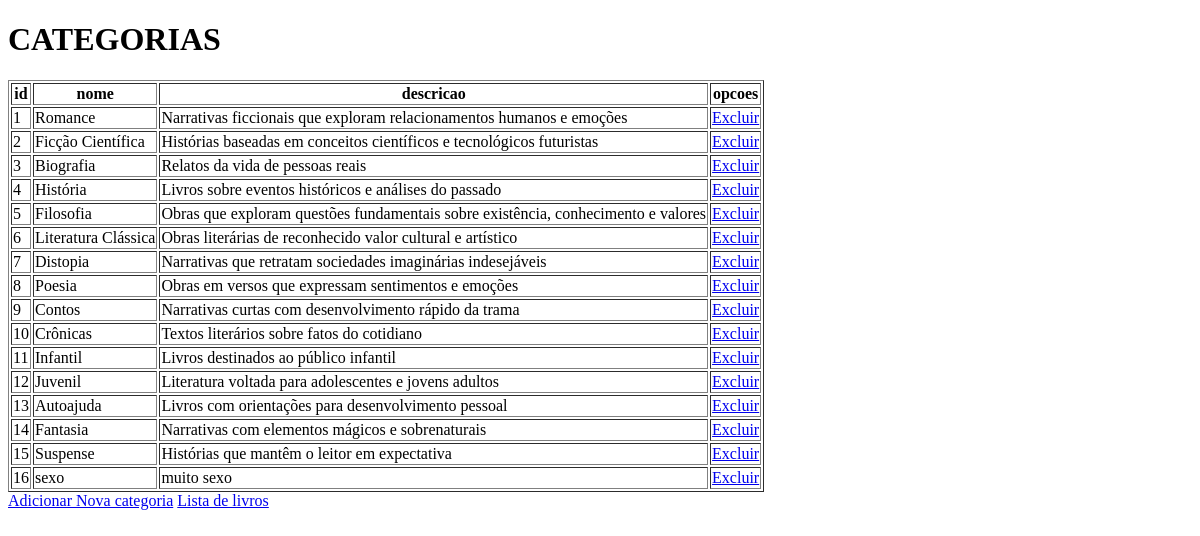
Page /livros/lista_categoria/ on the earlier database version.
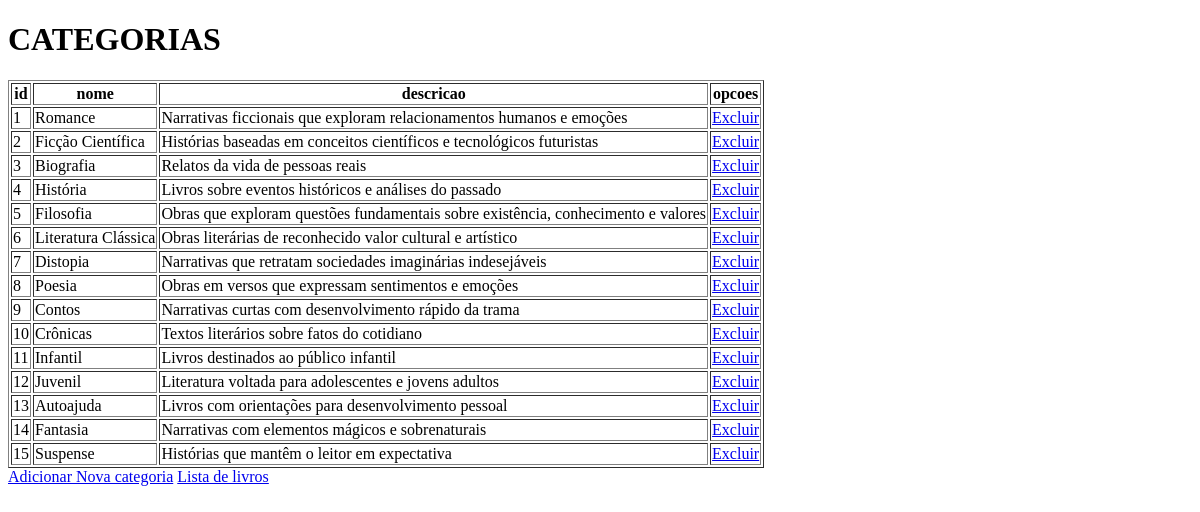
Same page on the later database version.
### livros/models.py (models this page shows, shortened)
class Categorias(models.Model):
    id_categoria = models.AutoField(primary_key=True)
    nome_categoria = models.TextField(unique=True)  # Nome único
    descricao = models.TextField(blank=True, null=True)  # Descrição opcional
    class Meta:
        managed = False
        db_table = 'categorias'

### livros/views.py (the view)
# urls.py: path('lista_categoria/', views.listar_categorias, name='listar_categorias'),
def listar_categorias(request):
    categorias =  Categorias.objects.all()
    return render(request, 'livros/lista_categorias.html', {'categorias': categorias})

### livros/templates/livros/lista_categorias.html (shortened to what this page needs)
<!DOCTYPE html>
<html lang="en">
<head>
</head>
<body>
    <h1>CATEGORIAS</h1>
    <table border="1">
        <tr>
            <th>id</th>
            <th>nome</th>
            <th>descricao</th>
            <th>opcoes</th>
        </tr>
        {% for categoria in categorias %}
        <tr>
            <td>{{categoria.id_categoria}}</td>
            <td>{{categoria.nome_categoria}}</td>
            <td>{{categoria.descricao}}</td>
            <td>
                <a href="{% url 'excluir_categoria' categoria.id_categoria %}">Excluir</a>
            </td>
        </tr>
        {% endfor %}
    </table>
    <a href="{% url 'adicionar_categorias' %}">Adicionar Nova categoria</a>
    <a href="{% url 'listar_livros' %}">Lista de livros</a>
</body>
</html>

Differences in the rows shown:
removed Categorias: id_categoria "16", nome_categoria "sexo", descricao "muito sexo"
